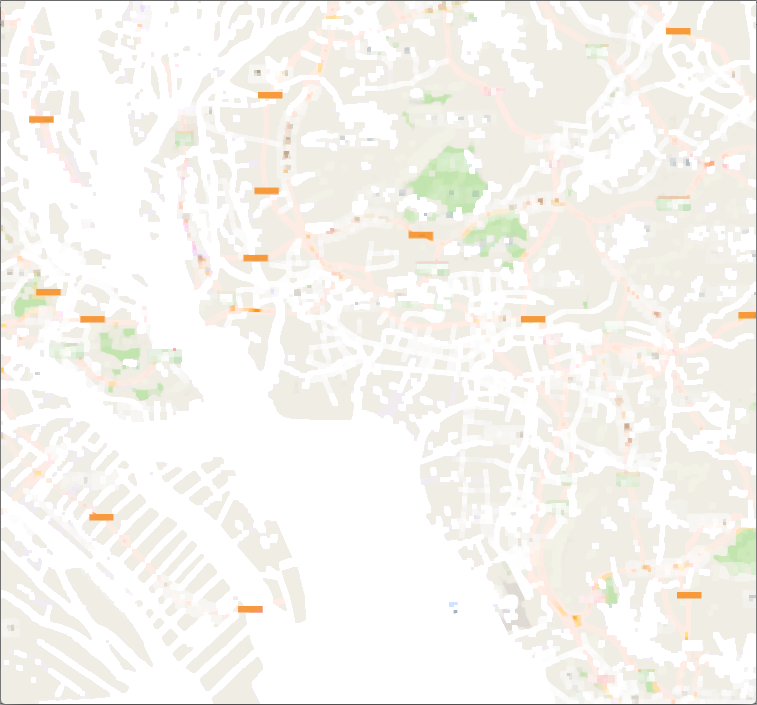
//> input picture project_images/process_sample_3.png, 757 x 705 px, given in place of pearl.png, which was not available
$ ./main ../project_images/process_sample_3.png ../project_images/process_sample_4.png ../project_images/process_sample_4.png   (built with g++ and OpenCV 4)
//> lines starting //> are read from the running program, lines starting //| are printed output that depends on the picture; after the words box and inside, x2 and y2 are one past the last pixel; in counts of white or black regions, pixels touching at a corner belong together; pictures that were not available may be replaced by others from this repository, and a replacement may not be noted
#include <cv.h>
#include <queue>
#include <ctime>
#include <cmath>
#include <cstdio>
#include <string>
#include <cstdlib>
#include <fstream>
#include <iostream>
#include <unistd.h>
#include <iostream>
#include <highgui.h>
#include <algorithm>
#include <AudioToolbox/AudioToolbox.h>
using namespace std;

#define ceps 30
#define teps 0
#define river_size 25
#define MAX_H 1024
#define MAX_W 1024
#define pixToUs 100
#define usToFrame 50000
#define usToFirstKey 10000
#define usToKey 500000
#define pixR 6
#define melodySize 32
#define randomD 40


int pixL=pixR*pixR/2;
string lo,la,z,sc;
char str[100];
int width,height;
int b[MAX_H][MAX_W],c[MAX_H][MAX_W],d[MAX_H][MAX_W];
int mv[4][2]={-1,0, 1,0, 0,-1, 0,1};
int ang[4][2],angl;
int river_x=-1,river_y=-1;
int river_xs=-1,river_ys=-1;
char keyA[MAX_H][MAX_W],keyB[MAX_H][MAX_W];
int keyC[MAX_H][MAX_W][2];
IplImage* img=NULL;

struct PIX
{
    int x,y,key,keyTime;
}pix[MAX_H*MAX_W];

int pl;

struct KEYPIX
{
    int x,y,t,pi;
    CvScalar clr;
}kp[MAX_H*MAX_W];

int kpi,kpl;

bool chk(int x,int y)
{
    return x>-1&&x<height&&y>-1&&y<width&&b[x][y]&&!c[x][y];
}

//1235653 3563231 2224354 3123176
int keyValue[melodySize];
int kvl;

void getKey(int &key,int &keyTime)
{
    key=keyValue[kvl++];
    if(kvl==melodySize)
        kvl=0;
    keyTime=usToKey;
}
void getClr(int key)
{
    kp[kpl].clr.val[0]=rand()%256;
    kp[kpl].clr.val[1]=rand()%256;
    kp[kpl].clr.val[2]=rand()%256;
}


#define PRINTERROR(LABEL)	printf("%s err %4.4s %ld\n", LABEL, (char *)&err, err)

const unsigned int kNumAQBufs = 3;			// number of audio queue buffers we allocate
const size_t kAQBufSize = 1024 * 1024;		// number of bytes in each audio queue buffer
const size_t kAQMaxPacketDescs = 512;		// number of packet descriptions in our array

struct MyData
{
	AudioFileStreamID audioFileStream;	// the audio file stream parser

	AudioQueueRef audioQueue;								// the audio queue
	AudioQueueBufferRef audioQueueBuffer[kNumAQBufs];		// audio queue buffers

	AudioStreamPacketDescription packetDescs[kAQMaxPacketDescs];	// packet descriptions for enqueuing audio

	unsigned int fillBufferIndex;	// the index of the audioQueueBuffer that is being filled
	size_t bytesFilled;				// how many bytes have been filled
	size_t packetsFilled;			// how many packets have been filled

	bool inuse[kNumAQBufs];			// flags to indicate that a buffer is still in use
	bool started;					// flag to indicate that the queue has been started
	bool failed;					// flag to indicate an error occurred

	pthread_mutex_t mutex;			// a mutex to protect the inuse flags
	pthread_cond_t cond;			// a condition varable for handling the inuse flags
	pthread_cond_t done;			// a condition varable for handling the inuse flags
};

typedef struct MyData MyData;

int  MyConnectSocket();

void MyAudioQueueOutputCallback(void* inClientData, AudioQueueRef inAQ, AudioQueueBufferRef inBuffer);
void MyAudioQueueIsRunningCallback(void *inUserData, AudioQueueRef inAQ, AudioQueuePropertyID inID);

void MyPropertyListenerProc(	void *							inClientData,
                            AudioFileStreamID				inAudioFileStream,
                            AudioFileStreamPropertyID		inPropertyID,
                            UInt32 *						ioFlags);

void MyPacketsProc(				void *							inClientData,
                   UInt32							inNumberBytes,
                   UInt32							inNumberPackets,
                   const void *					inInputData,
                   AudioStreamPacketDescription	*inPacketDescriptions);

const int bufSize=40000;
char buf[88][bufSize];
int bufl[88];

OSStatus MyEnqueueBuffer(MyData* myData);
void WaitForFreeBuffer(MyData* myData);


int main(int argc, const char * argv[])
{
    int i,j,k,l,x,y;
    srand(time(NULL));
    CvScalar cSW;
    cSW.val[0]=cSW.val[1]=cSW.val[2]=255;
    CvScalar cSB;
    cSB.val[0]=cSB.val[1]=cSB.val[2]=0;
    CvScalar cSG;
    cSG.val[0]=cSG.val[1]=cSG.val[2]=240;
    CvScalar cSL;
    cSL.val[0]=253; cSL.val[1]=242; cSL.val[2]=213;
    CvScalar cSD;
    cSD.val[0]=240; cSD.val[1]=208; cSD.val[2]=178;
    for(i=0;i<88;i++)
    {
        char s[10];
        sprintf(s, "%d.mp3", i);
        FILE* file=fopen(s, "r");
        if(!file)
            continue;
        bufl[i]=fread(buf[i], 1, bufSize, file);
    }
    for(i=0;i<melodySize;i++)
    {
        keyValue[i]=21+rand()%7;
    }
    if(argc==4)
    {
        lo=argv[1];
        la=argv[2];
        z=argv[3];
    }
    else
    {
        lo="31.5057";
        la="121.3509";
        z="9";
    }
    sc="curl -o catch.png \"http://maps.googleapis.com/maps/api/staticmap?center="+lo+","+la+"&zoom="+z+"&size=640x640&maptype=roadmap&sensor=false\"";
//    system(sc.c_str());
    while(!img)
        img=cvLoadImage( "pearl.png" );
//> img is the input picture: 705 rows x 757 cols, CV_8UC3; mean B, G, R 239.9, 244.6, 246.8

    width=img->width;
    height=img->height;
    ang[0][0]=0; ang[0][1]=0; ang[1][0]=height; ang[1][1]=width;
    ang[2][0]=height; ang[2][1]=0; ang[3][0]=0; ang[4][0]=width;

    for(i=pixR;i<height-pixR-1;i+=2*pixR)
    {
        for(j=pixR;j<width-pixR-1;j+=2*pixR)
        {
            keyA[i][j]=1;
            for(k=i-pixR;k<=i+pixR;k++)
            {
                for(l=j-pixR;l<=j+pixR;l++)
                {
                    if(abs(sqrt((k-i)*(k-i)+(l-j)*(l-j)))<pixR)
                    {
                        keyC[k][l][0]=i;
                        keyC[k][l][1]=j;
                    }
                }
            }
        }
    }

    cvShowImage( "River-Melody", img );
    cvWaitKey();

    for(i=0;i<height;i++)
    {
        for(j=0;j<width;j++)
        {
            CvScalar cS=cvGet2D(img, i, j);
            if(abs(cS.val[0]-230)<ceps&&abs(cS.val[1]-208)<ceps&&abs(cS.val[2]-158)<ceps)
            {
                cvSet2D(img, i, j, cSW);
            }
        }
    }

    cvShowImage( "River-Melody", img );
    cvWaitKey();
    cvDilate(img, img);
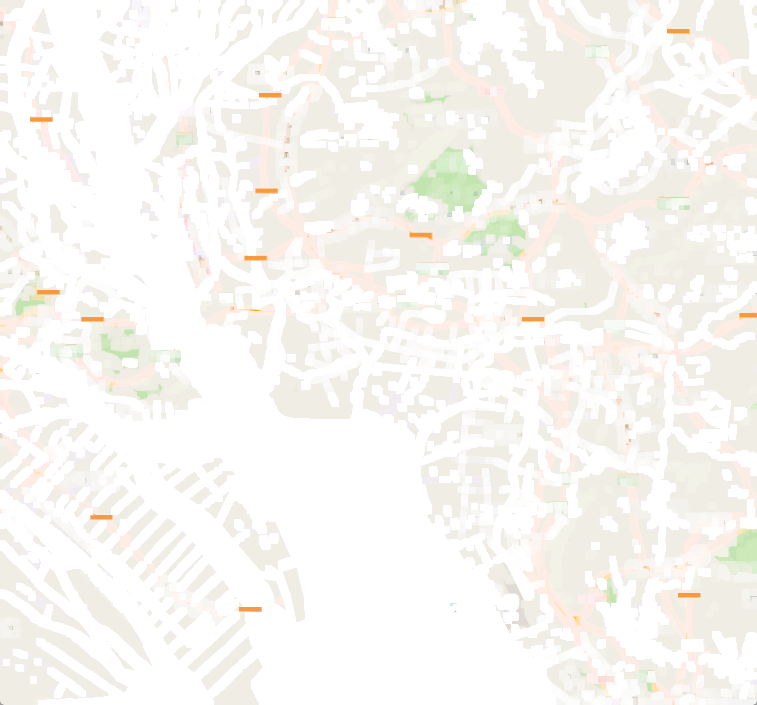
//> img: 705 rows x 757 cols, CV_8UC3; mean B, G, R 243.5, 247.2, 249.1
    cvDilate(img, img);
    cvDilate(img, img);
    cvErode(img, img);
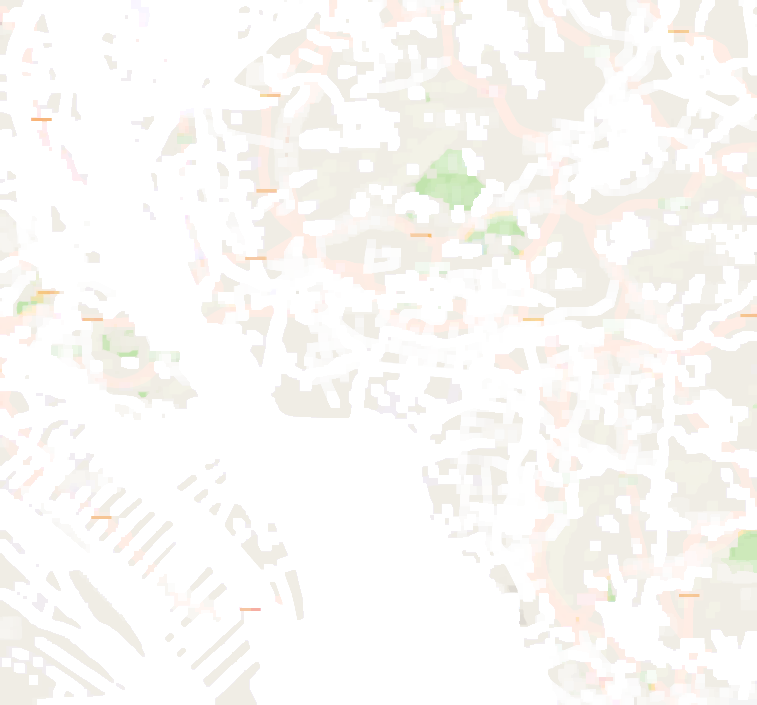
//> img: 705 rows x 757 cols, CV_8UC3; mean B, G, R 246.2, 249, 250.6
    cvShowImage("River-Melody", img);
    cvWaitKey();

    for(i=0;i<height;i++)
    {
        for(j=0;j<width;j++)
        {
            CvScalar cS=cvGet2D(img, i, j);
            if(cS.val[0]>250&&cS.val[1]>250&&cS.val[2]>250)
            {
                b[i][j]=1;
            }
        }
    }

    c[0][0]=b[0][0];
    for(i=1;i<height;i++)
    {
        c[i][0]=c[i-1][0]+b[i][0];
    }
    for(i=1;i<width;i++)
    {
        c[0][i]=c[0][i-1]+b[0][i];
    }
    for(i=1;i<height;i++)
    {
        for(j=1;j<width;j++)
        {
            c[i][j]=c[i-1][j]+c[i][j-1]-c[i-1][j-1]+b[i][j];
        }
    }

    river_x=river_y=-1;
    for(i=height-1,k=river_size*river_size;i>river_size&&river_x==-1;i--)
    {
        for(j=width-1;j>river_size;j--)
        {
            if(c[i][j]-c[i-river_size][j]-c[i][j-river_size]+c[i-river_size][j-river_size]==k)
            {
                river_x=i;
                river_y=j;
                break;
            }
        }
    }
//> this loop made 1 pass
//> (river_x, river_y) on pass 1: (704, 550)
//> after the loop, river_x = 704; river_y = 550
    if(river_x==-1)
    {
        puts("No river found.");
        return 0;
    }
    printf("River found at (%d,%d).\n",river_x,river_y);
//| River found at (704,550).

    for(i=angl=0,k=0x7fffffff;i<4;i++)
    {
        j=abs(river_x-ang[i][0])+abs(river_y-ang[i][1]);
        if(j<k)
        {
            k=j;
            angl=i^1;
        }
    }
//> this loop made 4 passes
//> j on passes 1 to 2: 1254, 208

    k=0x7fffffff;
    memset(c,0,sizeof c);
    c[river_x][river_y]=1;
    queue<int>Q;
    Q.push(river_x);
//> Q = 1 item
    Q.push(river_y);
//> Q = 2 items
    while(!Q.empty())
    {
        i=Q.front(); Q.pop();
        j=Q.front(); Q.pop();
        for(l=0;l<4;l++)
        {
            x=i+mv[l][0];
            y=j+mv[l][1];
            if(chk(x,y))
            {
                cvSet2D(img, x, y, cSL);
                if(abs(x-ang[angl][0])+abs(y-ang[angl][1])<k)
                {
                    k=abs(x-ang[angl][0])+abs(y-ang[angl][1]);
                    river_xs=x;
                    river_ys=y;
                }
                c[x][y]=1;
                Q.push(x);
                Q.push(y);
            }
        }
    }
//> this loop made 281540 passes
//> (i, j, x, y, k, river_xs) on passes 1 to 3: (704, 550, 704, 551, 1253, 703), (703, 550, 703, 551, 1252, 702), (704, 549, 704, 550, 1252, 702)
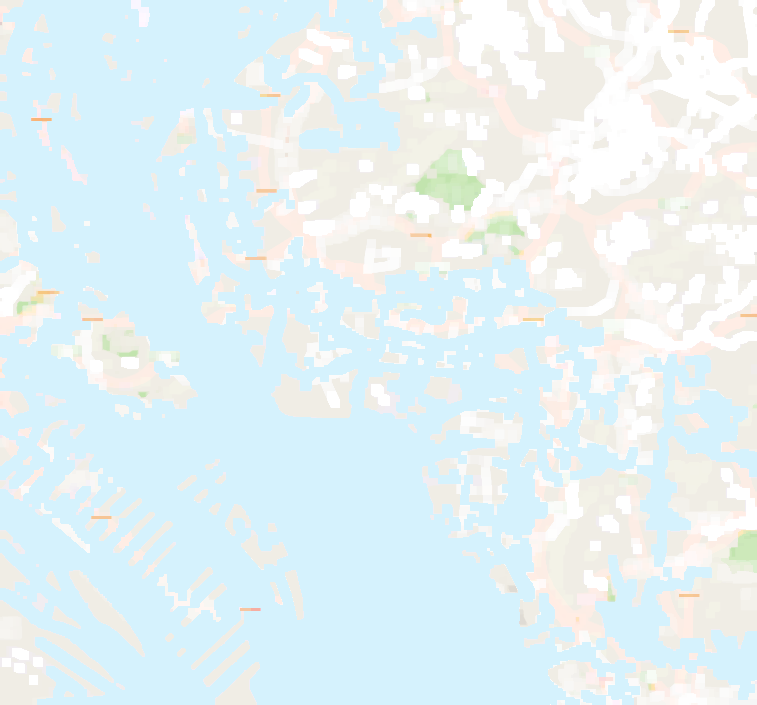
//> img: 705 rows x 757 cols, CV_8UC3; mean B, G, R 245.3, 242.2, 228.5
//> after the loop, Q = 0 items; x = 97; y = 351; k = 16; river_xs = 13; river_ys = 3

    memcpy(b,c,sizeof b);

    for(i=0;i<height;i++)
    {
        for(j=0;j<width;j++)
        {
            if(!b[i][j])
                cvSet2D(img, i, j, cSW);
        }
    }
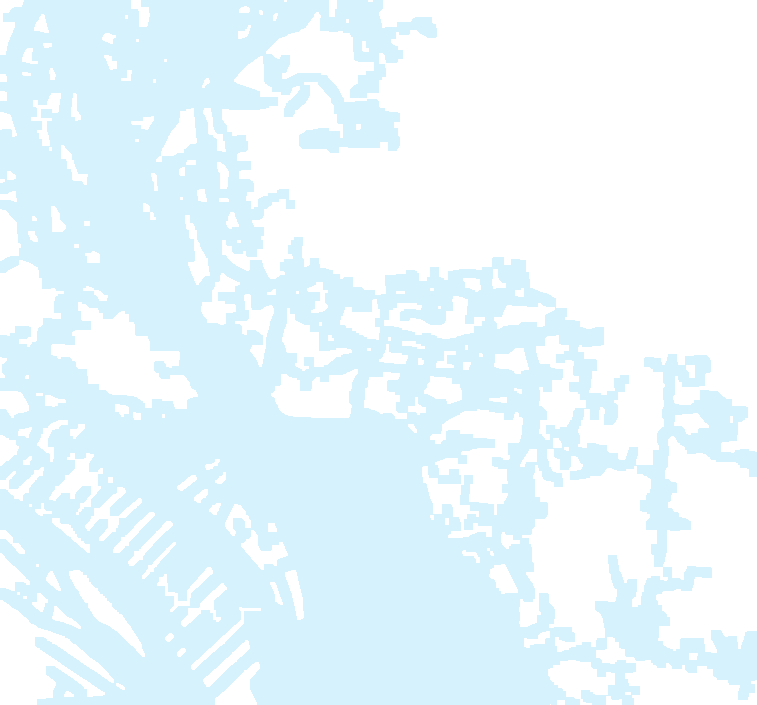
//> img: 705 rows x 757 cols, CV_8UC3; mean B, G, R 253.9, 248.1, 232.8

    cvShowImage("River-Melody", img);
    cvWaitKey();

    printf("River starts at (%d,%d).\n",river_xs,river_ys);
//| River starts at (13,3).

    int nextFrame=usToFrame;
    int nextKey=usToFirstKey;
    int us=0;
    pl=0;
    memset(c,0,sizeof c);
    c[river_xs][river_ys]=1;
    deque<int>DQ;
    Q.push(river_xs);
//> Q = 1 item
    Q.push(river_ys);
//> Q = 2 items
    while(!Q.empty())
    {
        i=Q.front(); Q.pop();
        j=Q.front(); Q.pop();
        us+=pixToUs;
        pix[pl].x=i;
        pix[pl].y=j;
        if(keyC[i][j][0])
        {
            keyB[keyC[i][j][0]][keyC[i][j][1]]++;
            if(us>=nextKey&&keyB[keyC[i][j][0]][keyC[i][j][1]]>=pixL)
            {
                keyB[keyC[i][j][0]][keyC[i][j][1]]=1;
                getKey(pix[pl].key,pix[pl].keyTime);
                nextKey+=pix[pl].keyTime;
            }
        }
        pl++;
        for(l=0;l<15;l++)
        {
            if(l<4)
            {
                x=i+mv[l][0];
                y=j+mv[l][1];
            }
            else
            {
                x=i+rand()%randomD-randomD/2;
                y=j+rand()%randomD-randomD/2;
            }
            if(chk(x,y))
            {
                c[x][y]=1;
                Q.push(x);
                Q.push(y);
            }
        }
    }
//> this loop made 281540 passes
//> (i, j, nextKey) on pass 100: (19, 15, 510000)
//> after the loop, Q = 0 items; us = 28154000; nextKey = 28510000; pl = 281540

    MyData* myData;

    memset(c,0,sizeof c);
    memset(d,-1,sizeof d);
    kpi=kpl=0;

    for(i=0;i<height;i++)
    {
        for(j=0;j<width;j++)
        {
            if(!keyC[i][j][0])
                cvSet2D(img, i, j, cSW);
        }
    }
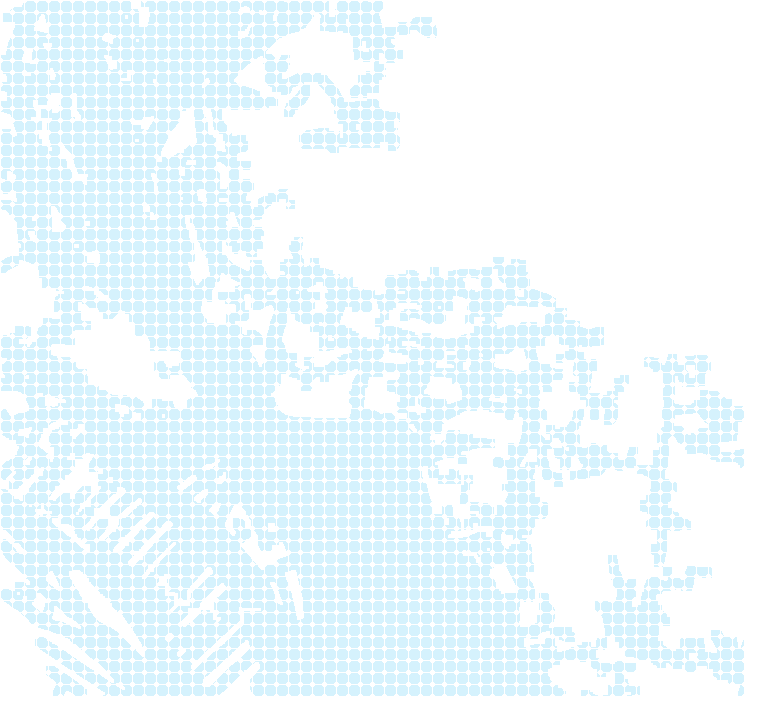
//> img: 705 rows x 757 cols, CV_8UC3; 13.68% of pixels changed, all inside (x1, y1, x2, y2) = (0, 0, 757, 705)

    cvShowImage("River-Melody", img);
    cvWaitKey();
    us=0;
    nextFrame=usToFrame;
    nextKey=usToFirstKey;
    for(i=0;i<pl;i++)
    {
        x=pix[i].x;
        y=pix[i].y;
        us+=pixToUs;
        if(d[x][y]!=-1&&!pix[i].key)
            continue;
        if(!pix[i].key)
        {
            cvSet2D(img, x, y, cSD);
        }
        else
        {
            kp[kpl].x=keyC[x][y][0];
            kp[kpl].y=keyC[x][y][1];
            kp[kpl].pi=i;
            kp[kpl].t=pix[i].keyTime/usToFrame;
            getClr(pix[i].key);
            kpl++;
        }
        if(us>=nextKey&&kpi<kpl)
        {
            myData = (MyData*)calloc(1, sizeof(MyData));
            AudioFileStreamOpen(myData, MyPropertyListenerProc, MyPacketsProc,kAudioFileAAC_ADTSType,
                                &myData->audioFileStream);
            AudioFileStreamParseBytes(myData->audioFileStream, bufl[pix[kp[kpi].pi].key],
                                      buf[pix[i].key], 0);
            MyEnqueueBuffer(myData);
            nextKey+=pix[kp[kpi].pi].keyTime;
            kpi++;
        }
        if(us>=nextFrame)
        {
            for(j=0;j<kpl;j++)
            {
                x=kp[j].x;
                y=kp[j].y;
                if(!kp[j].t)
                    continue;
                kp[j].t--;
                for(k=x-pixR;k<=x+pixR;k++)
                {
                    for(l=y-pixR;l<=y+pixR;l++)
                    {
                        if(sqrt((k-x)*(k-x)+(l-y)*(l-y))>=pixR)
                            continue;
                        if(!chk(k,l))
                            continue;
                        if(d[k][l]>j)
                            continue;
                        d[k][l]=j;
                        cvSet2D(img, k, l, kp[j].clr);
                    }
                }
                if(kp[j].t==1)
                {
                    kp[j].clr.val[0]=240;
                    kp[j].clr.val[1]=208;
                    kp[j].clr.val[2]=178;
                }
                else
                {
                    kp[j].clr.val[0]+=(240-kp[j].clr.val[0])/6;
                    kp[j].clr.val[1]+=(208-kp[j].clr.val[1])/6;
                    kp[j].clr.val[2]+=(178-kp[j].clr.val[2])/6;
                }
            }
            cvShowImage("River-Melody", img);
            cvWaitKey(usToFrame/1000-teps);
            nextFrame+=usToFrame;
        }
    }
//> (the run ends here: the program needs code that is not available in this run, at `AudioFileStreamOpen(myData, MyPropertyListenerProc, MyPacketsProc,kAud..`)
